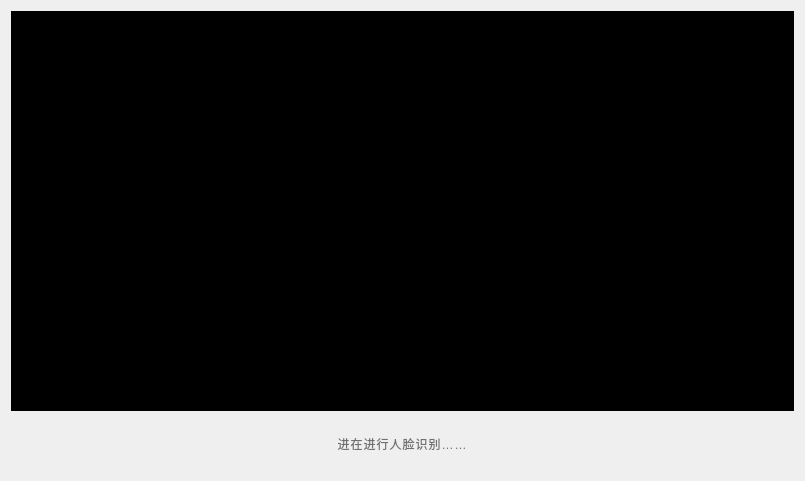
<?xml version="1.0" encoding="UTF-8"?>
<ui version="4.0">
 <class>FaceCapture_ocx</class>
 <widget class="QWidget" name="FaceCapture_ocx">
  <property name="geometry">
   <rect>
    <x>0</x>
    <y>0</y>
    <width>805</width>
    <height>481</height>
   </rect>
  </property>
  <property name="windowTitle">
   <string>Form</string>
  </property>
  <layout class="QVBoxLayout" name="verticalLayout">
   <item>
    <widget class="QLabel" name="label_FaceDetect">
     <property name="minimumSize">
      <size>
       <width>600</width>
       <height>400</height>
      </size>
     </property>
     <property name="styleSheet">
      <string notr="true">background-color: rgb(0, 0, 0);</string>
     </property>
     <property name="text">
      <string/>
     </property>
    </widget>
   </item>
   <item>
    <layout class="QHBoxLayout" name="horizontalLayout">
     <item>
      <widget class="QLabel" name="label_Text">
       <property name="maximumSize">
        <size>
         <width>16777215</width>
         <height>80</height>
        </size>
       </property>
       <property name="styleSheet">
        <string notr="true">font: 57 42px &quot;思源黑体 CN Medium&quot;;
font-weight: normal;
line-height: 49px;
letter-spacing: 1px;
color: #707070;</string>
       </property>
       <property name="text">
        <string>进在进行人脸识别……</string>
       </property>
       <property name="alignment">
        <set>Qt::AlignCenter</set>
       </property>
      </widget>
     </item>
    </layout>
   </item>
  </layout>
 </widget>
 <resources/>
 <connections/>
</ui>
